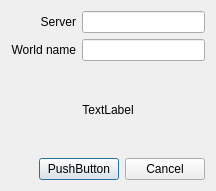
<?xml version="1.0" encoding="UTF-8"?>
<ui version="4.0">
 <class>DlgServer</class>
 <widget class="QDialog" name="DlgServer">
  <property name="geometry">
   <rect>
    <x>0</x>
    <y>0</y>
    <width>216</width>
    <height>191</height>
   </rect>
  </property>
  <property name="windowTitle">
   <string>Manual server selection</string>
  </property>
  <layout class="QVBoxLayout" name="verticalLayout">
   <item>
    <layout class="QGridLayout" name="gridLayout">
     <item row="0" column="0">
      <widget class="QLabel" name="label">
       <property name="sizePolicy">
        <sizepolicy hsizetype="Preferred" vsizetype="Fixed">
         <horstretch>0</horstretch>
         <verstretch>0</verstretch>
        </sizepolicy>
       </property>
       <property name="text">
        <string>Server</string>
       </property>
       <property name="alignment">
        <set>Qt::AlignRight|Qt::AlignTrailing|Qt::AlignVCenter</set>
       </property>
      </widget>
     </item>
     <item row="0" column="1">
      <widget class="QLineEdit" name="_srv"/>
     </item>
     <item row="1" column="0">
      <widget class="QLabel" name="label_2">
       <property name="sizePolicy">
        <sizepolicy hsizetype="Preferred" vsizetype="Fixed">
         <horstretch>0</horstretch>
         <verstretch>0</verstretch>
        </sizepolicy>
       </property>
       <property name="text">
        <string>World name</string>
       </property>
       <property name="alignment">
        <set>Qt::AlignRight|Qt::AlignTrailing|Qt::AlignVCenter</set>
       </property>
      </widget>
     </item>
     <item row="1" column="1">
      <widget class="QLineEdit" name="_name"/>
     </item>
    </layout>
   </item>
   <item>
    <widget class="QLabel" name="_info">
     <property name="sizePolicy">
      <sizepolicy hsizetype="Preferred" vsizetype="Expanding">
       <horstretch>0</horstretch>
       <verstretch>0</verstretch>
      </sizepolicy>
     </property>
     <property name="text">
      <string>TextLabel</string>
     </property>
     <property name="alignment">
      <set>Qt::AlignCenter</set>
     </property>
    </widget>
   </item>
   <item>
    <layout class="QHBoxLayout" name="horizontalLayout">
     <item>
      <spacer name="horizontalSpacer">
       <property name="orientation">
        <enum>Qt::Horizontal</enum>
       </property>
       <property name="sizeHint" stdset="0">
        <size>
         <width>40</width>
         <height>20</height>
        </size>
       </property>
      </spacer>
     </item>
     <item>
      <widget class="QPushButton" name="_btn">
       <property name="text">
        <string>PushButton</string>
       </property>
      </widget>
     </item>
     <item>
      <widget class="QPushButton" name="_cnl">
       <property name="text">
        <string>Cancel</string>
       </property>
      </widget>
     </item>
    </layout>
   </item>
  </layout>
 </widget>
 <resources/>
 <connections>
  <connection>
   <sender>_cnl</sender>
   <signal>clicked()</signal>
   <receiver>DlgServer</receiver>
   <slot>reject()</slot>
   <hints>
    <hint type="sourcelabel">
     <x>159</x>
     <y>169</y>
    </hint>
    <hint type="destinationlabel">
     <x>163</x>
     <y>190</y>
    </hint>
   </hints>
  </connection>
 </connections>
</ui>
